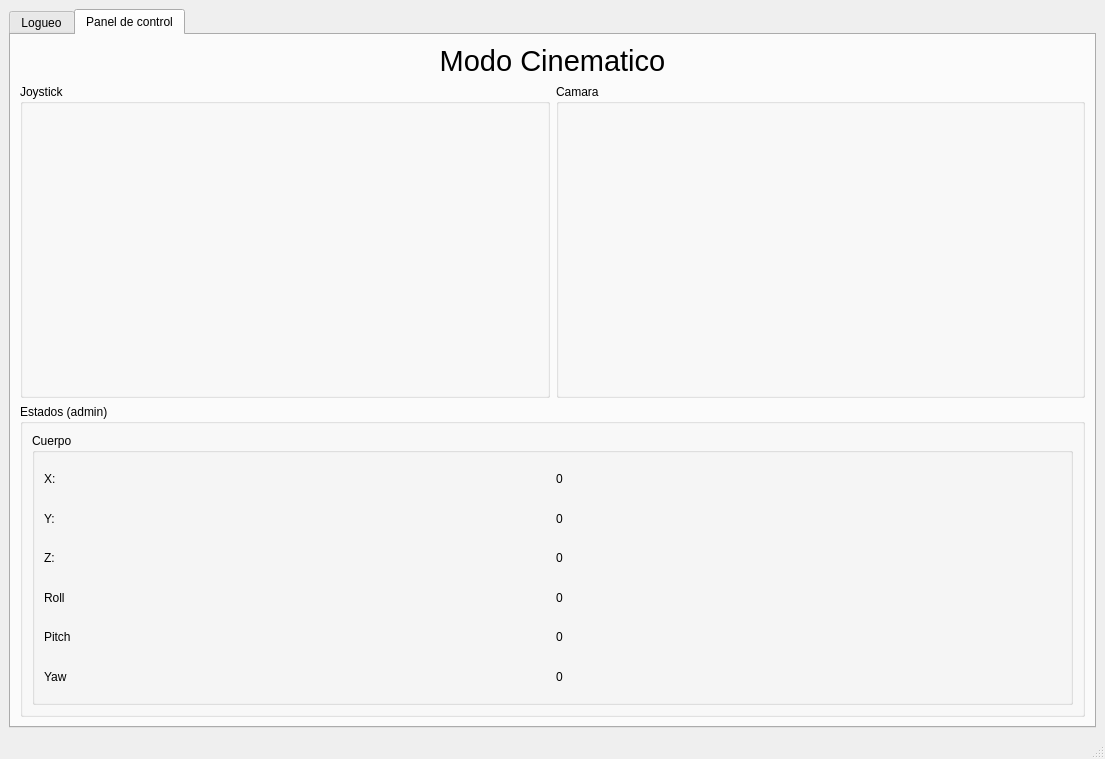
<?xml version="1.0" encoding="UTF-8"?>
<ui version="4.0">
 <class>MainWindow</class>
 <widget class="QMainWindow" name="MainWindow">
  <property name="geometry">
   <rect>
    <x>0</x>
    <y>0</y>
    <width>1105</width>
    <height>759</height>
   </rect>
  </property>
  <property name="windowTitle">
   <string>MainWindow</string>
  </property>
  <widget class="QWidget" name="centralwidget">
   <layout class="QGridLayout" name="gridLayout">
    <item row="0" column="0">
     <widget class="QTabWidget" name="tabWidget">
      <property name="currentIndex">
       <number>1</number>
      </property>
      <widget class="QWidget" name="tab_login">
       <attribute name="title">
        <string>Logueo</string>
       </attribute>
       <layout class="QGridLayout" name="gridLayout_3">
        <item row="0" column="1">
         <spacer name="verticalSpacer_2">
          <property name="orientation">
           <enum>Qt::Vertical</enum>
          </property>
          <property name="sizeHint" stdset="0">
           <size>
            <width>20</width>
            <height>244</height>
           </size>
          </property>
         </spacer>
        </item>
        <item row="1" column="0">
         <spacer name="horizontalSpacer">
          <property name="orientation">
           <enum>Qt::Horizontal</enum>
          </property>
          <property name="sizeHint" stdset="0">
           <size>
            <width>348</width>
            <height>20</height>
           </size>
          </property>
         </spacer>
        </item>
        <item row="1" column="1">
         <layout class="QVBoxLayout" name="verticalLayout">
          <item>
           <layout class="QHBoxLayout" name="horizontalLayout">
            <item>
             <widget class="QLabel" name="label">
              <property name="text">
               <string>Usuario       </string>
              </property>
             </widget>
            </item>
            <item>
             <widget class="QLineEdit" name="user_text">
              <property name="clearButtonEnabled">
               <bool>true</bool>
              </property>
             </widget>
            </item>
           </layout>
          </item>
          <item>
           <layout class="QHBoxLayout" name="horizontalLayout_2">
            <item>
             <widget class="QLabel" name="label_2">
              <property name="text">
               <string>Contraseña</string>
              </property>
             </widget>
            </item>
            <item>
             <widget class="QLineEdit" name="pass_text">
              <property name="echoMode">
               <enum>QLineEdit::Password</enum>
              </property>
              <property name="clearButtonEnabled">
               <bool>true</bool>
              </property>
             </widget>
            </item>
           </layout>
          </item>
          <item>
           <widget class="QPushButton" name="login_btn">
            <property name="text">
             <string>Enviar</string>
            </property>
           </widget>
          </item>
         </layout>
        </item>
        <item row="1" column="2">
         <spacer name="horizontalSpacer_2">
          <property name="orientation">
           <enum>Qt::Horizontal</enum>
          </property>
          <property name="sizeHint" stdset="0">
           <size>
            <width>348</width>
            <height>20</height>
           </size>
          </property>
         </spacer>
        </item>
        <item row="2" column="1">
         <spacer name="verticalSpacer">
          <property name="orientation">
           <enum>Qt::Vertical</enum>
          </property>
          <property name="sizeHint" stdset="0">
           <size>
            <width>20</width>
            <height>244</height>
           </size>
          </property>
         </spacer>
        </item>
       </layout>
      </widget>
      <widget class="QWidget" name="tab_operation">
       <attribute name="title">
        <string>Panel de control</string>
       </attribute>
       <layout class="QGridLayout" name="gridLayout_2">
        <item row="2" column="0" colspan="2">
         <widget class="QGroupBox" name="owner_panel">
          <property name="title">
           <string>Estados (admin)</string>
          </property>
          <layout class="QHBoxLayout" name="horizontalLayout_9">
           <item>
            <widget class="QGroupBox" name="groupBox_5">
             <property name="title">
              <string>Cuerpo</string>
             </property>
             <layout class="QGridLayout" name="gridLayout_6">
              <item row="0" column="0">
               <layout class="QHBoxLayout" name="horizontalLayout_3">
                <item>
                 <widget class="QLabel" name="label_3">
                  <property name="text">
                   <string>X: </string>
                  </property>
                 </widget>
                </item>
                <item>
                 <widget class="QLabel" name="body_x_label">
                  <property name="text">
                   <string>0</string>
                  </property>
                 </widget>
                </item>
               </layout>
              </item>
              <item row="1" column="0">
               <layout class="QHBoxLayout" name="horizontalLayout_4">
                <item>
                 <widget class="QLabel" name="label_4">
                  <property name="text">
                   <string>Y: </string>
                  </property>
                 </widget>
                </item>
                <item>
                 <widget class="QLabel" name="body_y_label">
                  <property name="text">
                   <string>0</string>
                  </property>
                 </widget>
                </item>
               </layout>
              </item>
              <item row="2" column="0">
               <layout class="QHBoxLayout" name="horizontalLayout_5">
                <item>
                 <widget class="QLabel" name="label_5">
                  <property name="text">
                   <string>Z: </string>
                  </property>
                 </widget>
                </item>
                <item>
                 <widget class="QLabel" name="body_z_label">
                  <property name="text">
                   <string>0</string>
                  </property>
                 </widget>
                </item>
               </layout>
              </item>
              <item row="3" column="0">
               <layout class="QHBoxLayout" name="horizontalLayout_6">
                <item>
                 <widget class="QLabel" name="label_6">
                  <property name="text">
                   <string>Roll</string>
                  </property>
                 </widget>
                </item>
                <item>
                 <widget class="QLabel" name="body_roll_label">
                  <property name="text">
                   <string>0</string>
                  </property>
                 </widget>
                </item>
               </layout>
              </item>
              <item row="4" column="0">
               <layout class="QHBoxLayout" name="horizontalLayout_7">
                <item>
                 <widget class="QLabel" name="label_7">
                  <property name="text">
                   <string>Pitch</string>
                  </property>
                 </widget>
                </item>
                <item>
                 <widget class="QLabel" name="body_pitch_label">
                  <property name="text">
                   <string>0</string>
                  </property>
                 </widget>
                </item>
               </layout>
              </item>
              <item row="5" column="0">
               <layout class="QHBoxLayout" name="horizontalLayout_8">
                <item>
                 <widget class="QLabel" name="label_8">
                  <property name="text">
                   <string>Yaw</string>
                  </property>
                 </widget>
                </item>
                <item>
                 <widget class="QLabel" name="body_yaw_label">
                  <property name="text">
                   <string>0</string>
                  </property>
                 </widget>
                </item>
               </layout>
              </item>
             </layout>
            </widget>
           </item>
          </layout>
         </widget>
        </item>
        <item row="1" column="0">
         <widget class="QGroupBox" name="left_panel">
          <property name="title">
           <string>Joystick</string>
          </property>
          <layout class="QGridLayout" name="gridLayout_4">
           <item row="1" column="0">
            <widget class="QLabel" name="left_label">
             <property name="text">
              <string/>
             </property>
            </widget>
           </item>
           <item row="1" column="2">
            <widget class="QLabel" name="right_label">
             <property name="text">
              <string/>
             </property>
            </widget>
           </item>
           <item row="0" column="1">
            <widget class="QLabel" name="up_label">
             <property name="text">
              <string/>
             </property>
            </widget>
           </item>
           <item row="2" column="1">
            <widget class="QLabel" name="down_label">
             <property name="text">
              <string/>
             </property>
            </widget>
           </item>
          </layout>
         </widget>
        </item>
        <item row="1" column="1">
         <widget class="QGroupBox" name="right_panel">
          <property name="title">
           <string>Camara</string>
          </property>
          <layout class="QGridLayout" name="gridLayout_5">
           <item row="0" column="0">
            <widget class="QLabel" name="camera_label">
             <property name="text">
              <string/>
             </property>
            </widget>
           </item>
          </layout>
         </widget>
        </item>
        <item row="0" column="0" colspan="2">
         <widget class="QLabel" name="mode_label">
          <property name="sizePolicy">
           <sizepolicy hsizetype="Minimum" vsizetype="Fixed">
            <horstretch>0</horstretch>
            <verstretch>0</verstretch>
           </sizepolicy>
          </property>
          <property name="font">
           <font>
            <pointsize>22</pointsize>
           </font>
          </property>
          <property name="text">
           <string>Modo Cinematico</string>
          </property>
          <property name="scaledContents">
           <bool>false</bool>
          </property>
          <property name="alignment">
           <set>Qt::AlignCenter</set>
          </property>
          <property name="wordWrap">
           <bool>false</bool>
          </property>
         </widget>
        </item>
       </layout>
      </widget>
     </widget>
    </item>
   </layout>
  </widget>
  <widget class="QMenuBar" name="menubar">
   <property name="geometry">
    <rect>
     <x>0</x>
     <y>0</y>
     <width>1105</width>
     <height>31</height>
    </rect>
   </property>
  </widget>
  <widget class="QStatusBar" name="statusbar"/>
 </widget>
 <resources/>
 <connections/>
</ui>
